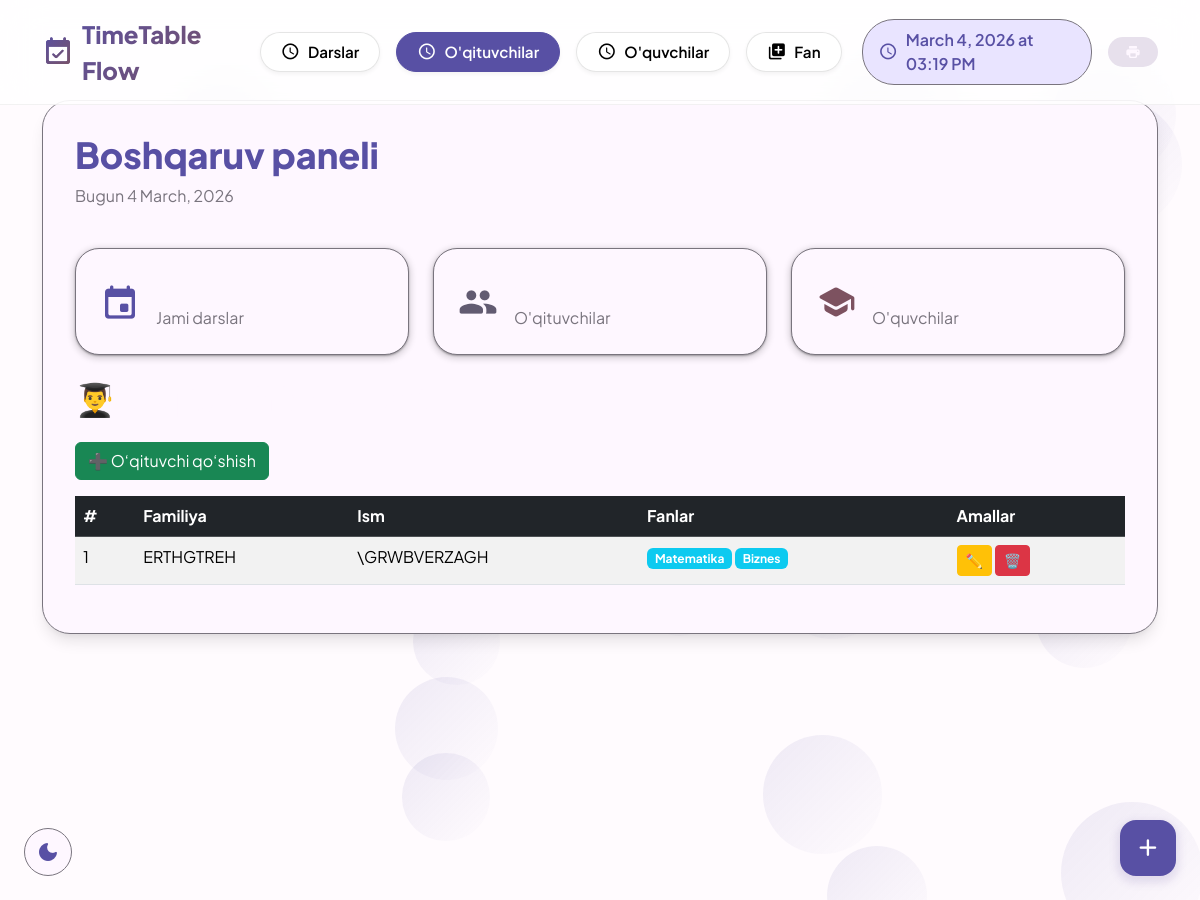
The app's page /teachers/, older data.
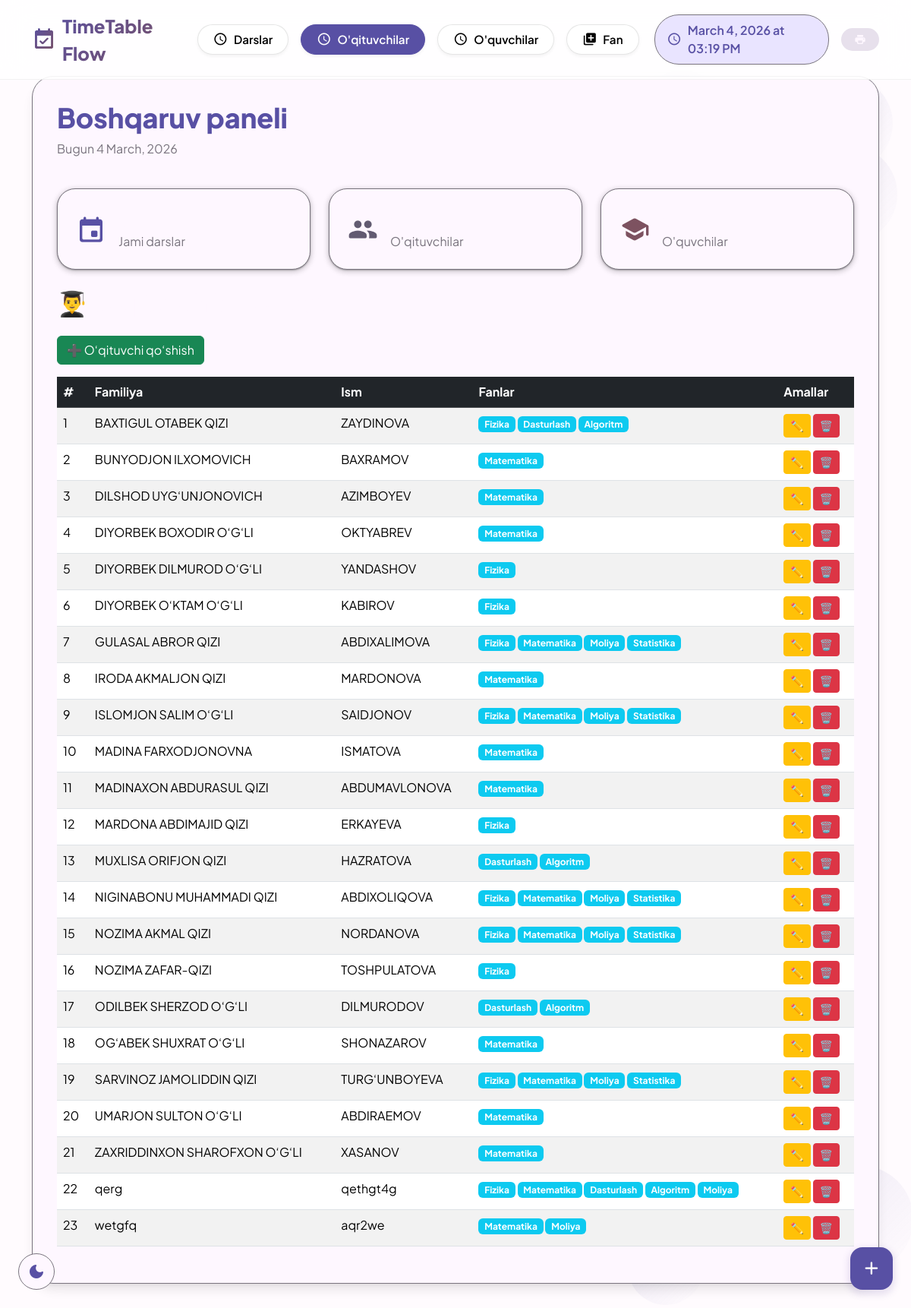
The same page, newer data.
### raspisaniya/models.py (models this page shows, shortened)
class Teacher(models.Model):
    first_name = models.CharField(max_length=50)
    last_name = models.CharField(max_length=50)
    subjects = models.ManyToManyField(Subject, related_name='teachers', blank=True)

class Subject(models.Model):
    name = models.CharField(max_length=100, unique=True)

### raspisaniya/views.py (the view)
# urls.py: path('teachers/', views.teacher_list, name='teacher_list'),
def teacher_list(request):
    teachers = Teacher.objects.all().order_by('last_name')
    return render(request, 'raspisaniya/teacher_list.html', {'teachers': teachers})

### templates/raspisaniya/teacher_list.html
{% extends 'raspisaniya/base.html' %}
{% block content %}
<h2 class="mb-4">👨‍🎓 O‘qituvchilar ro‘yxati</h2>
<a href="{% url 'teacher_create' %}" class="btn btn-success mb-3">➕ O‘qituvchi qo‘shish</a>
{% if teachers %}
<table class="table table-striped table-hover">
    <thead class="table-dark">
        <tr>
            <th>#</th>
            <th>Familiya</th>
            <th>Ism</th>
            <th>Fanlar</th>
            <th>Amallar</th>
        </tr>
    </thead>
    <tbody>
        {% for teacher in teachers %}
        <tr>
            <td>{{ forloop.counter }}</td>
            <td>{{ teacher.last_name }}</td>
            <td>{{ teacher.first_name }}</td>
            <td>
                {% if teacher.subjects.all %}
                    {% for subject in teacher.subjects.all %}
                        <span class="badge bg-info">{{ subject.name }}</span>
                    {% endfor %}
                {% else %}
                    <span class="text-muted">Yo‘qq</span>
                {% endif %}
            </td>
            <td>
                <a href="{% url 'teacher_update' teacher.pk %}" class="btn btn-sm btn-warning">✏️</a>
                <a href="{% url 'teacher_delete' teacher.pk %}" class="btn btn-sm btn-danger">🗑️</a>
            </td>
        </tr>
        {% endfor %}
    </tbody>
</table>
{% else %}
<div class="alert alert-info">Hozircha o‘qituvchilar mavjud emas.</div>
{% endif %}
{% endblock %}

Row changes from the older to the newer data that the page shows:
removed Teacher: last_name "ERTHGTREH", first_name "\\GRWBVERZAGH", Subject (name "Matematika"), Subject (name "Biznes")
added Teacher: last_name "BAXTIGUL OTABEK QIZI", first_name "ZAYDINOVA", Subject (name "Dasturlash")
now on this page (row unchanged): Subject: name "Fizika"
now on this page (row edited): Subject: name "Algoritm"
added Teacher: last_name "BUNYODJON ILXOMOVICH", first_name "BAXRAMOV", Subject (name "Matematika")
added Teacher: last_name "DILSHOD UYG‘UNJONOVICH", first_name "AZIMBOYEV", Subject (name "Matematika")
added Teacher: last_name "DIYORBEK BOXODIR O‘G‘LI", first_name "OKTYABREV", Subject (name "Matematika")
added Teacher: last_name "DIYORBEK DILMUROD O‘G‘LI", first_name "YANDASHOV"
added Teacher: last_name "DIYORBEK O‘KTAM O‘G‘LI", first_name "KABIROV"
added Teacher: last_name "GULASAL ABROR QIZI", first_name "ABDIXALIMOVA", Subject (name "Matematika")
now on this page (row edited): Subject: name "Moliya"
now on this page (row edited): Subject: name "Statistika"
added Teacher: last_name "IRODA AKMALJON QIZI", first_name "MARDONOVA", Subject (name "Matematika")
added Teacher: last_name "ISLOMJON SALIM O‘G‘LI", first_name "SAIDJONOV", Subject (name "Matematika")
added Teacher: last_name "MADINA FARXODJONOVNA", first_name "ISMATOVA", Subject (name "Matematika")
added Teacher: last_name "MADINAXON ABDURASUL QIZI", first_name "ABDUMAVLONOVA", Subject (name "Matematika")
added Teacher: last_name "MARDONA ABDIMAJID QIZI", first_name "ERKAYEVA"
added Teacher: last_name "MUXLISA ORIFJON QIZI", first_name "HAZRATOVA", Subject (name "Dasturlash")
added Teacher: last_name "NIGINABONU MUHAMMADI QIZI", first_name "ABDIXOLIQOVA", Subject (name "Matematika")
added Teacher: last_name "NOZIMA AKMAL QIZI", first_name "NORDANOVA", Subject (name "Matematika")
added Teacher: last_name "NOZIMA ZAFAR-QIZI", first_name "TOSHPULATOVA"
added Teacher: last_name "ODILBEK SHERZOD O‘G‘LI", first_name "DILMURODOV", Subject (name "Dasturlash")
added Teacher: last_name "OG‘ABEK SHUXRAT O‘G‘LI", first_name "SHONAZAROV", Subject (name "Matematika")
added Teacher: last_name "SARVINOZ JAMOLIDDIN QIZI", first_name "TURG‘UNBOYEVA", Subject (name "Matematika")
added Teacher: last_name "UMARJON SULTON O‘G‘LI", first_name "ABDIRAEMOV", Subject (name "Matematika")
added Teacher: last_name "ZAXRIDDINXON SHAROFXON O‘G‘LI", first_name "XASANOV", Subject (name "Matematika")
added Teacher: last_name "qerg", first_name "qethgt4g", Subject (name "Matematika"), Subject (name "Dasturlash")
added Teacher: last_name "wetgfq", first_name "aqr2we", Subject (name "Matematika")
